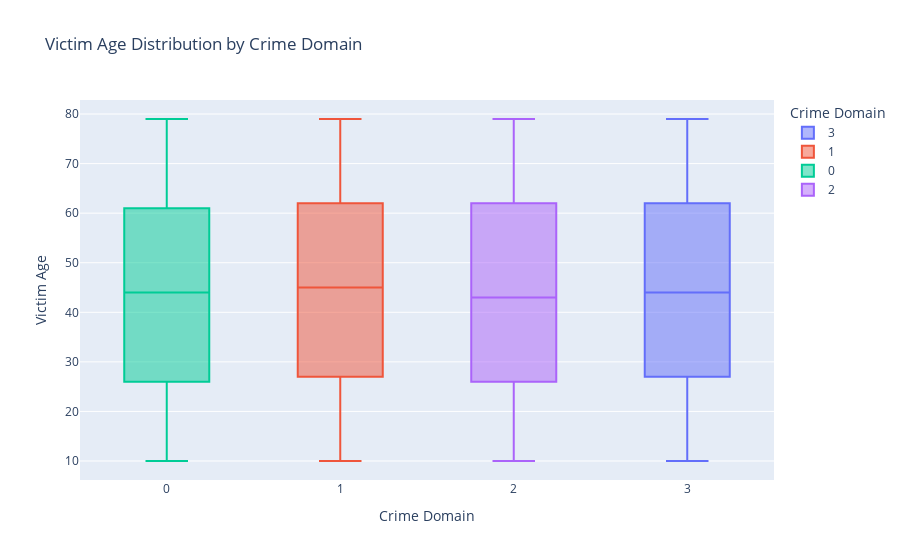

This figure's notebook cell:
### Code cell
px.box(data, x='Crime Domain', y='Victim Age', color='Crime Domain',
       title='Victim Age Distribution by Crime Domain').show()

### Figure 1 — Plotly figure (JSON) as saved in the notebook; plotly's stock layout.template omitted (floating-point values rounded to 4 significant figures; data arrays with more than 128 entries replaced by an {"elided": "..."} marker saying what was removed)
{"data": [{"alignmentgroup": "True", "hovertemplate": "Crime Domain=%{x}<br>Victim Age=%{y}<extra></extra>", "legendgroup": "3", "marker": {"color": "#636efa"}, "name": "3", "notched": false, "offsetgroup": "3", "orientation": "v", "showlegend": true, "type": "box", "x": {"elided": "11472 int values"}, "x0": " ", "xaxis": "x", "y": {"elided": "11472 int values"}, "y0": " ", "yaxis": "y"}, {"alignmentgroup": "True", "hovertemplate": "Crime Domain=%{x}<br>Victim Age=%{y}<extra></extra>", "legendgroup": "1", "marker": {"color": "#EF553B"}, "name": "1", "notched": false, "offsetgroup": "1", "orientation": "v", "showlegend": true, "type": "box", "x": {"elided": "22948 int values"}, "x0": " ", "xaxis": "x", "y": {"elided": "22948 int values"}, "y0": " ", "yaxis": "y"}, {"alignmentgroup": "True", "hovertemplate": "Crime Domain=%{x}<br>Victim Age=%{y}<extra></extra>", "legendgroup": "0", "marker": {"color": "#00cc96"}, "name": "0", "notched": false, "offsetgroup": "0", "orientation": "v", "showlegend": true, "type": "box", "x": {"elided": "3825 int values"}, "x0": " ", "xaxis": "x", "y": {"elided": "3825 int values"}, "y0": " ", "yaxis": "y"}, {"alignmentgroup": "True", "hovertemplate": "Crime Domain=%{x}<br>Victim Age=%{y}<extra></extra>", "legendgroup": "2", "marker": {"color": "#ab63fa"}, "name": "2", "notched": false, "offsetgroup": "2", "orientation": "v", "showlegend": true, "type": "box", "x": {"elided": "1915 int values"}, "x0": " ", "xaxis": "x", "y": {"elided": "1915 int values"}, "y0": " ", "yaxis": "y"}], "layout": {"boxmode": "overlay", "legend": {"title": {"text": "Crime Domain"}, "tracegroupgap": 0}, "title": {"text": "Victim Age Distribution by Crime Domain"}, "xaxis": {"anchor": "y", "categoryarray": [3, 1, 0, 2], "categoryorder": "array", "domain": [0, 1], "title": {"text": "Crime Domain"}}, "yaxis": {"anchor": "x", "domain": [0, 1], "title": {"text": "Victim Age"}}}}
